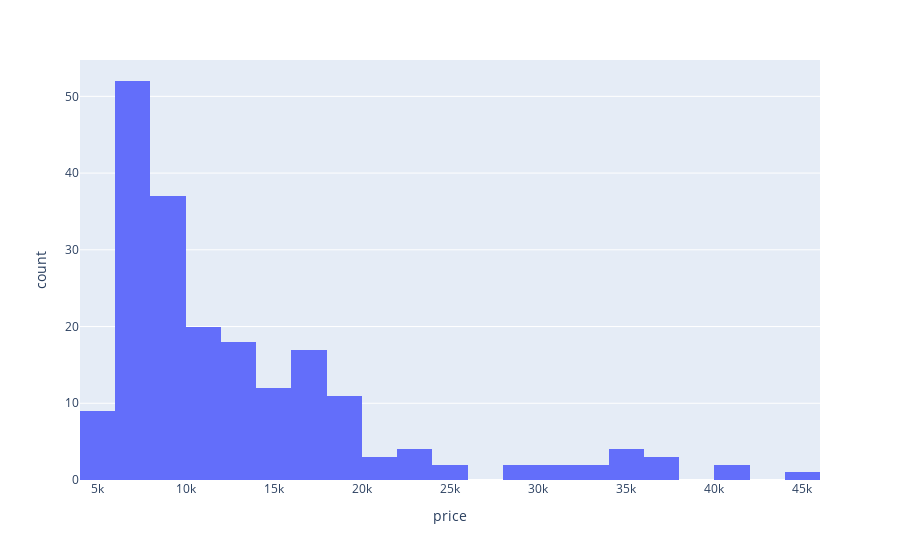

The notebook cell saved with this chart:
### Markdown cell above
### Histogram

### Code cell
his = px.histogram(df, x="price")
his.show()

### Figure 1 — Plotly figure (JSON) as saved in the notebook; plotly's stock layout.template omitted (floating-point values rounded to 4 significant figures; data arrays with more than 128 entries replaced by an {"elided": "..."} marker saying what was removed)
{"data": [{"alignmentgroup": "True", "bingroup": "x", "hovertemplate": "price=%{x}<br>count=%{y}<extra></extra>", "legendgroup": "", "marker": {"color": "#636efa", "pattern": {"shape": ""}}, "name": "", "offsetgroup": "", "orientation": "v", "showlegend": false, "type": "histogram", "x": {"elided": "201 int values"}, "xaxis": "x", "yaxis": "y"}], "layout": {"barmode": "relative", "legend": {"tracegroupgap": 0}, "margin": {"t": 60}, "xaxis": {"anchor": "y", "domain": [0, 1], "title": {"text": "price"}}, "yaxis": {"anchor": "x", "domain": [0, 1], "title": {"text": "count"}}}}
